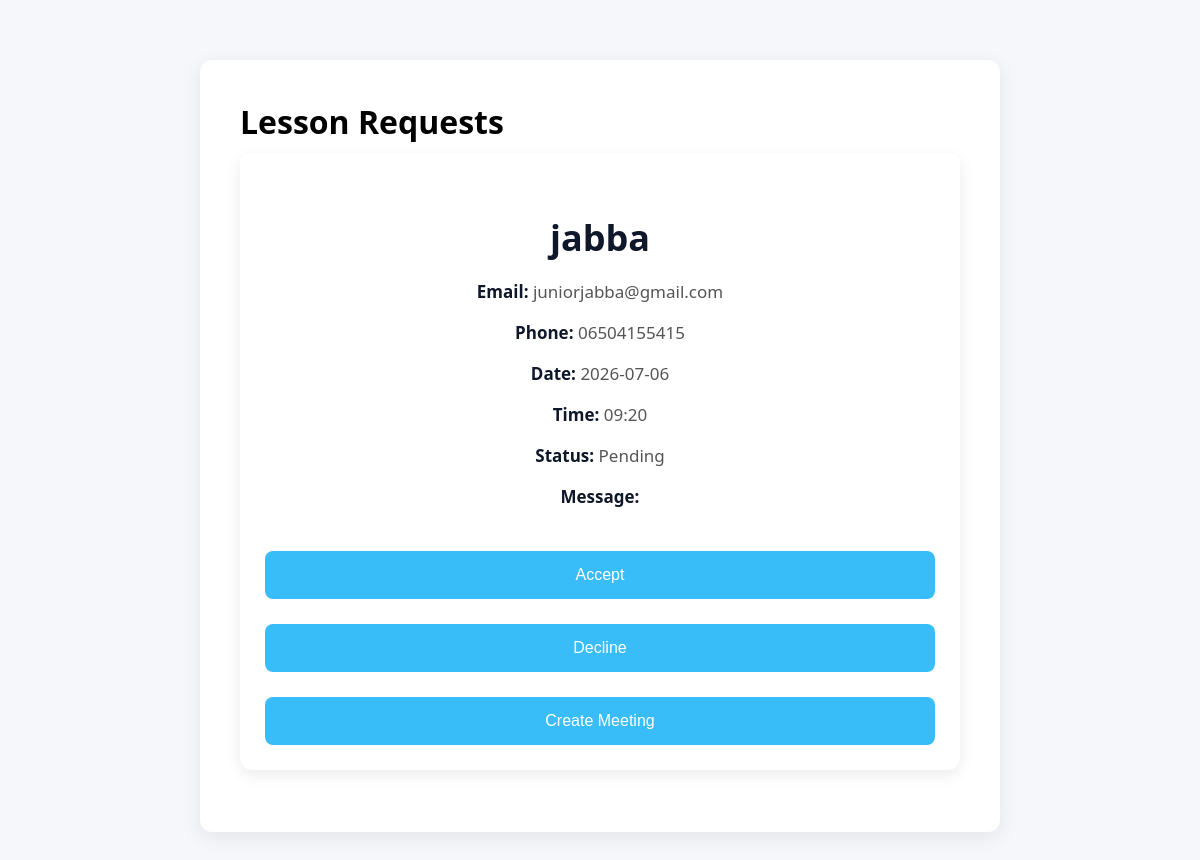
Page /tutor-bookings (signed in) on the earlier database version.
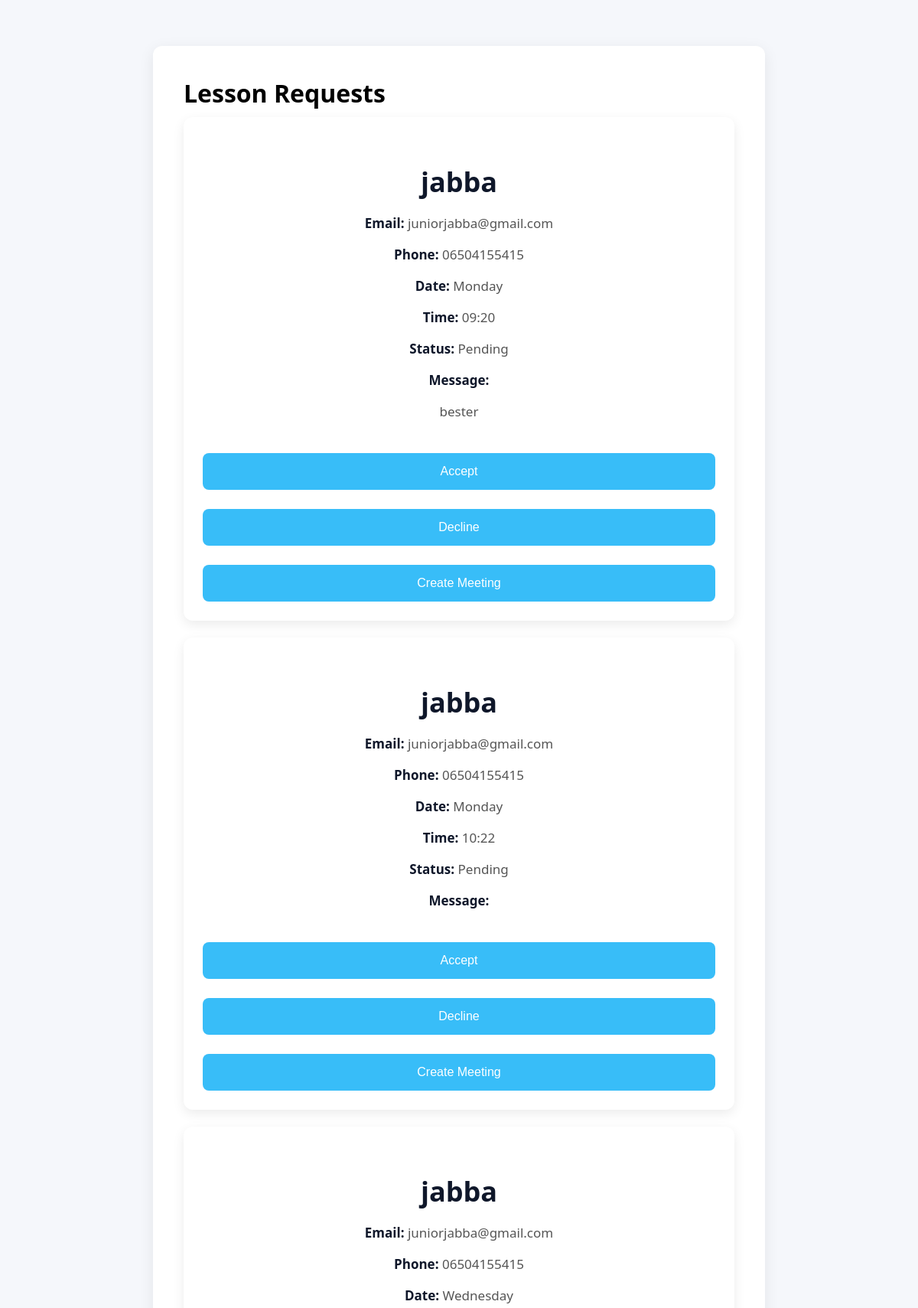
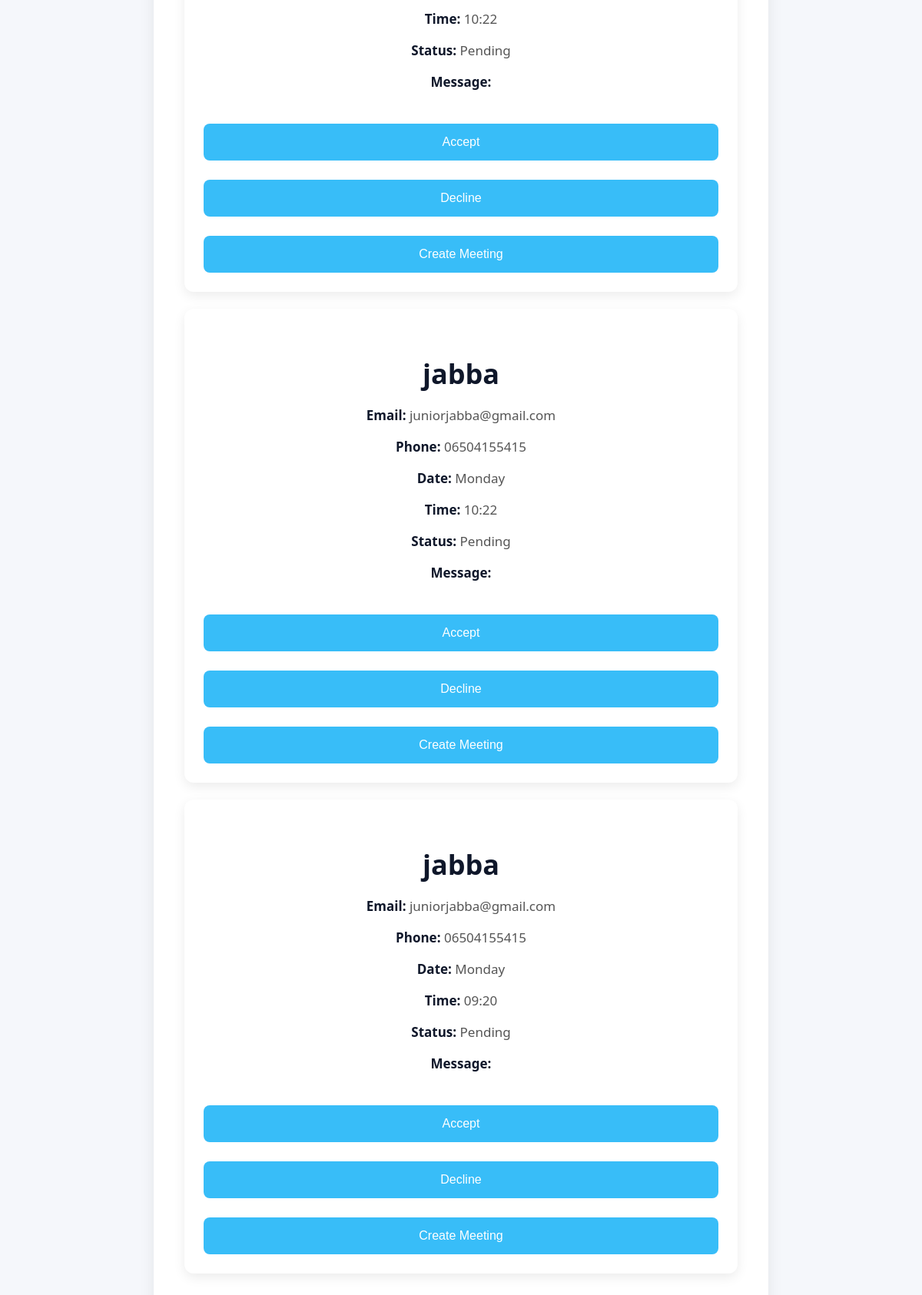
Same page on the later database version (2 pictures, top to bottom).
### tables this page shows
CREATE TABLE bookings(

    id INTEGER PRIMARY KEY AUTOINCREMENT,

    student_id INTEGER,

    tutor_id INTEGER,

    lesson_date TEXT,

    lesson_time TEXT,

    subject TEXT,

    message TEXT,
     
    amount REAL DEFAULT 0, 
     
    status TEXT DEFAULT 'Pending',

    payment_status TEXT DEFAULT 'Pending',

    created_at TIMESTAMP DEFAULT CURRENT_TIMESTAMP

);

CREATE TABLE students(

    id INTEGER PRIMARY KEY AUTOINCREMENT,

    full_name TEXT NOT NULL,

    email TEXT UNIQUE NOT NULL,

    phone TEXT,

    password TEXT NOT NULL,

    created_at TIMESTAMP DEFAULT CURRENT_TIMESTAMP

);

### app.py (the view)
@app.route("/tutor-bookings")
def tutor_bookings():
    if "tutor" not in session:
        return redirect("/tutor-login")
    conn = get_connection()
    bookings = conn.execute("""

    SELECT

        bookings.*,

        students.full_name,
        students.email,
        students.phone

    FROM bookings

    JOIN students

    ON bookings.student_id = students.id

    WHERE bookings.tutor_id=?

    ORDER BY bookings.created_at DESC

    """,(session["tutor"],)).fetchall()
    conn.close()
    return render_template(
        "tutor_bookings.html",
        bookings=bookings
    )

### database.py (called while the page is built)
def get_connection():
    os.makedirs("instance", exist_ok=True)
    connection = sqlite3.connect(DATABASE)
    connection.row_factory = sqlite3.Row
    return connection

### templates/tutor_bookings.html (shortened to what this page needs)
<!DOCTYPE html>
<html>
<head>
<link rel="stylesheet"
href="{{ url_for('static', filename='css/style.css') }}">
</head>
<body>
<div class="application">
<h1>Lesson Requests</h1>
{% for booking in bookings %}
<div class="card">
<h2>{{ booking.full_name }}</h2>
<p><strong>Email:</strong> {{ booking.email }}</p>
<p><strong>Phone:</strong> {{ booking.phone }}</p>
<p><strong>Date:</strong> {{ booking.lesson_date }}</p>
<p><strong>Time:</strong> {{ booking.lesson_time }}</p>
<p><strong>Status:</strong> {{ booking.status }}</p>
<p><strong>Message:</strong></p>
<p>{{ booking.message }}</p>
<a href="/accept-booking/{{ booking.id }}">
<button>Accept</button>
</a>
<a href="/decline-booking/{{ booking.id }}">
<button>Decline</button>
</a>
<a href="/create-meeting/{{ booking.id }}">
<button>Create Meeting</button>
</a>
</div>
<br>
{% endfor %}
</div>
</body>
</html>

Differences in the rows shown:
added bookings: full_name "jabba", email "juniorjabba@gmail.com", phone "06504155415", lesson_date "Monday", lesson_time "09:20", status "Pending", message "bester"
added bookings: full_name "jabba", email "juniorjabba@gmail.com", phone "06504155415", lesson_date "Monday", lesson_time "10:22", status "Pending"
added bookings: full_name "jabba", email "juniorjabba@gmail.com", phone "06504155415", lesson_date "Wednesday", lesson_time "10:22", status "Pending"
added bookings: full_name "jabba", email "juniorjabba@gmail.com", phone "06504155415", lesson_date "Monday", lesson_time "10:22", status "Pending"
changed bookings (number 5 of 5 on the later page): lesson_date "2026-07-06" → "Monday"
